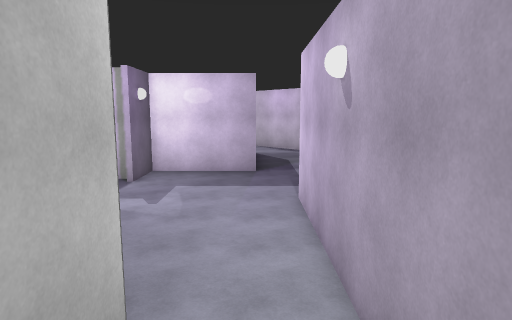
[1] (above)

15 first-person views from a walk through a scene from a Unity 3-D project. The camera is 1.2 m above the floor, tilts 8° down and sees 75° across. Doors are open. The floor is counted in squares, 1 m on a side. Each view is taken from the middle of a square. On the plan, view 1 faces up. The plan holds only what a view shows up to about 14 squares ahead; the rest is blank. The player character is not drawn.

[2]
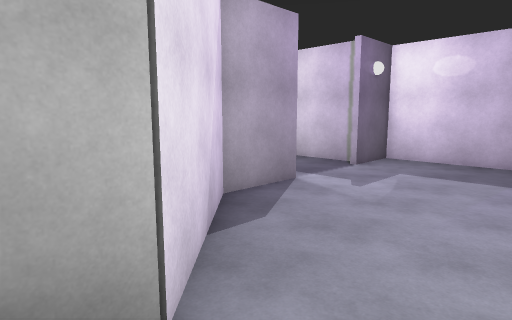

[3]
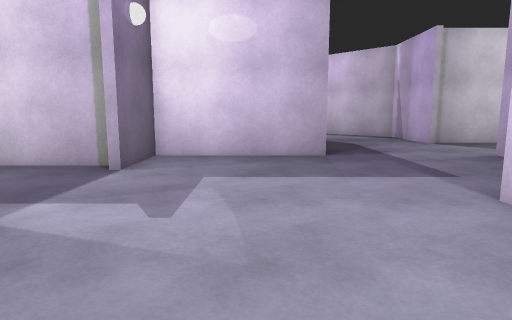

[4]
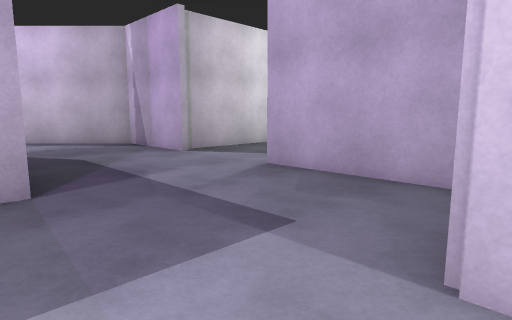

[5]
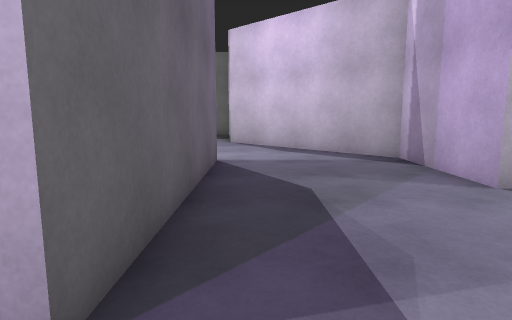

[6]
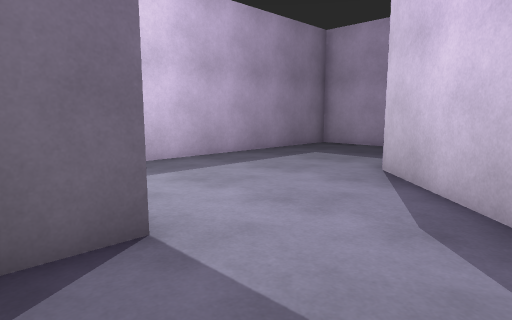

[7]
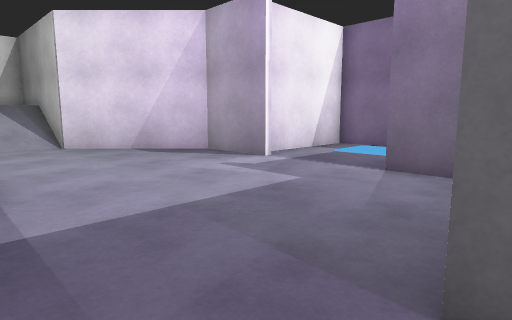

[8]
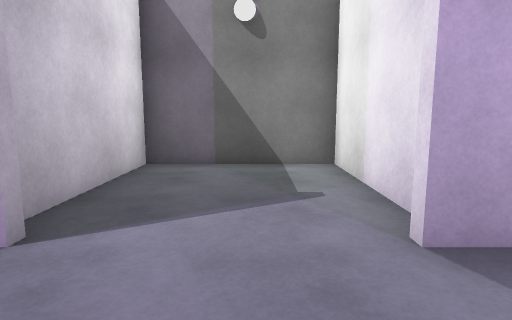

[9]
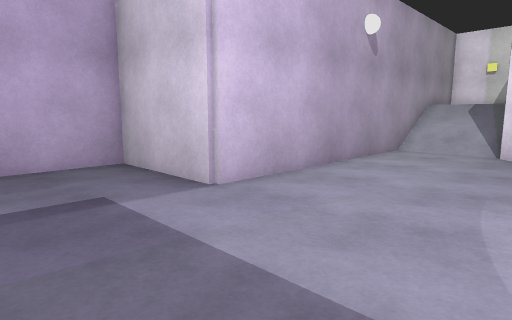

[10]
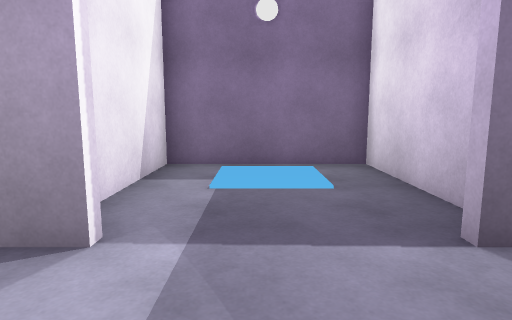

[11]
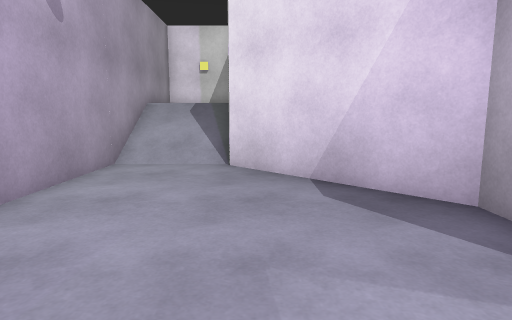

[12]
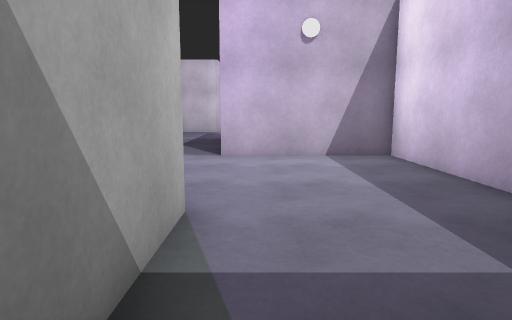

[13]
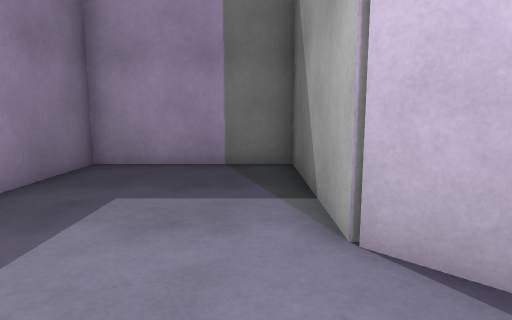

[14]
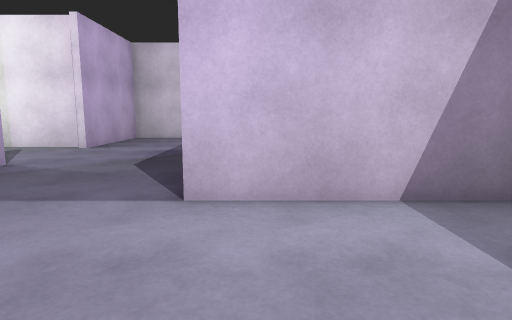

[15]
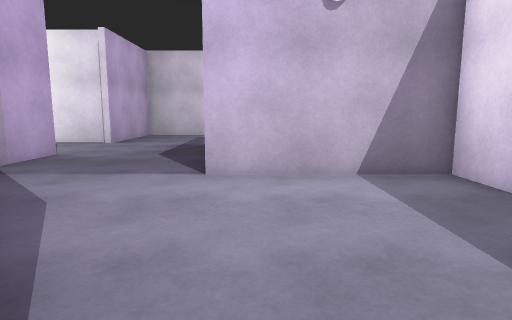

### Floor plan
Key: @ floor where view 1 was taken; # wall or solid block; . main floor; / step, stairs or slope; D open door.
Columns run from 10 left of view 1 to 10 right of it. Each row starts with its distance up from view 1.
 33      ######
 32      #....#
 31      #....#
 30      #....#
 29      #....#
 28      #....##
 27      #.....##
 26      #......##
 25      #.......##
 24      #........##
 23      #.........#
 22      ######....#
 21           #....#
 20           #....######
 19           #.........#
 18           #.........#
 17           #.........#
 16      ######.........#
 15      #.........######
 14 ######.........#
 13 #....D.........#
 12 #....D.........#
 11 #....D......####
 10 #....D......#
  9 ######......#
  8      #......#
  7      #......#
  6      ##.....#
  5       ##....#
  4        ##...#
  3         ##//#
  2          #//#
  1          #//#
  0          #@ #
 -1          #  #
 -2          ###

Where each view was taken, in squares from view 1:
view 1: 0 up, 0 right, facing up
view 2: 2 up, 1 right, facing up-left
view 3: 6 up, 2 left, facing up
view 4: 10 up, 1 left, facing up-right
view 5: 14 up, 1 right, facing up
view 6: 21 up, 3 right, facing up-left
view 7: 16 up, 2 right, facing down-left
view 8: 17 up, 2 right, facing right
view 9: 14 up, 3 left, facing down-right
view 10: 11 up, 2 left, facing left
view 11: 11 up, 2 left, facing down
view 12: 32 up, 1 left, facing down
view 13: 25 up, 1 left, facing up
view 14: 27 up, 1 left, facing down
view 15: 29 up, 1 left, facing down
